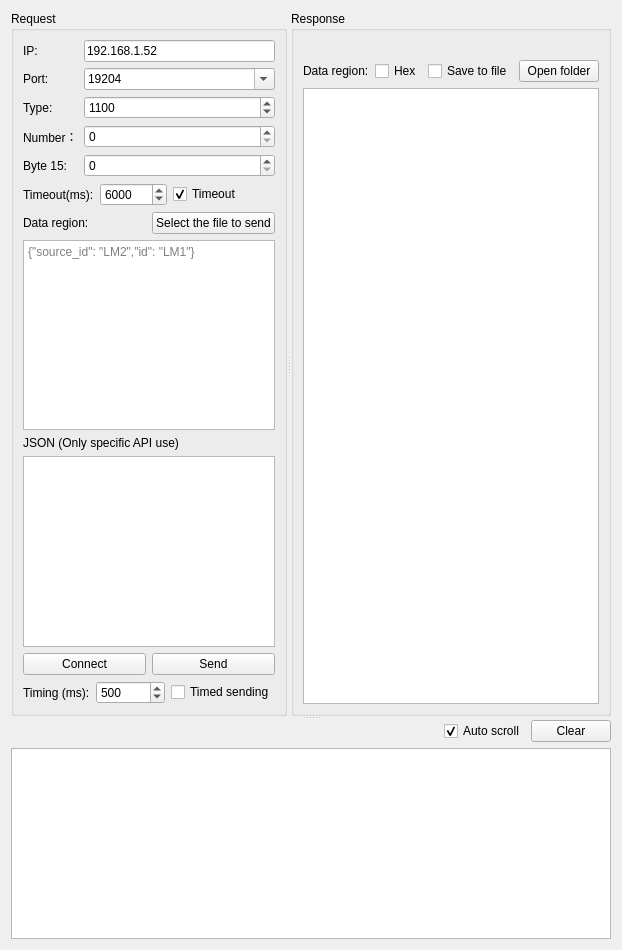
       <widget class="QWidget" name="tab">
        <attribute name="title">
         <string>TCP</string>
        </attribute>
        <layout class="QGridLayout" name="gridLayout_24">
         <item row="0" column="0">
          <widget class="QSplitter" name="splitter_2">
           <property name="lineWidth">
            <number>0</number>
           </property>
           <property name="orientation">
            <enum>Qt::Vertical</enum>
           </property>
           <widget class="QSplitter" name="splitter">
            <property name="lineWidth">
             <number>0</number>
            </property>
            <property name="orientation">
             <enum>Qt::Horizontal</enum>
            </property>
            <widget class="QGroupBox" name="groupBox">
             <property name="sizePolicy">
              <sizepolicy hsizetype="Preferred" vsizetype="Preferred">
               <horstretch>0</horstretch>
               <verstretch>0</verstretch>
              </sizepolicy>
             </property>
             <property name="title">
              <string>Request</string>
             </property>
             <layout class="QVBoxLayout" name="verticalLayout_2">
              <item>
               <layout class="QFormLayout" name="formLayout">
                <property name="sizeConstraint">
                 <enum>QLayout::SetDefaultConstraint</enum>
                </property>
                <item row="0" column="0">
                 <widget class="QLabel" name="label_2">
                  <property name="text">
                   <string>IP:</string>
                  </property>
                 </widget>
                </item>
                <item row="0" column="1">
                 <widget class="QLineEdit" name="lineEdit_ip">
                  <property name="text">
                   <string>192.168.1.52</string>
                  </property>
                 </widget>
                </item>
                <item row="1" column="0">
                 <widget class="QLabel" name="label_3">
                  <property name="text">
                   <string>Port:</string>
                  </property>
                 </widget>
                </item>
                <item row="1" column="1">
                 <widget class="QComboBox" name="comboBox_port">
                  <property name="editable">
                   <bool>true</bool>
                  </property>
                  <item>
                   <property name="text">
                    <string>19204</string>
                   </property>
                  </item>
                  <item>
                   <property name="text">
                    <string>19205</string>
                   </property>
                  </item>
                  <item>
                   <property name="text">
                    <string>19206</string>
                   </property>
                  </item>
                  <item>
                   <property name="text">
                    <string>19207</string>
                   </property>
                  </item>
                  <item>
                   <property name="text">
                    <string>19208</string>
                   </property>
                  </item>
                  <item>
                   <property name="text">
                    <string>19209</string>
                   </property>
                  </item>
                  <item>
                   <property name="text">
                    <string>19210</string>
                   </property>
                  </item>
                  <item>
                   <property name="text">
                    <string>19200</string>
                   </property>
                  </item>
                 </widget>
                </item>
                <item row="2" column="0">
                 <widget class="QLabel" name="label_9">
                  <property name="text">
                   <string>Type:</string>
                  </property>
                 </widget>
                </item>
                <item row="3" column="0">
                 <widget class="QLabel" name="label_4">
                  <property name="text">
                   <string>Number：</string>
                  </property>
                 </widget>
                </item>
                <item row="4" column="0">
                 <widget class="QLabel" name="label_8">
                  <property name="text">
                   <string>Byte 15:</string>
                  </property>
                 </widget>
                </item>
                <item row="4" column="1">
                 <widget class="QSpinBox" name="spinBox_byte15">
                  <property name="maximum">
                   <number>255</number>
                  </property>
                 </widget>
                </item>
                <item row="2" column="1">
                 <widget class="QSpinBox" name="spinBox_sendCommand">
                  <property name="maximum">
                   <number>66535</number>
                  </property>
                  <property name="value">
                   <number>1100</number>
                  </property>
                 </widget>
                </item>
                <item row="3" column="1">
                 <widget class="QSpinBox" name="spinBox_number">
                  <property name="maximum">
                   <number>66535</number>
                  </property>
                 </widget>
                </item>
               </layout>
              </item>
              <item>
               <layout class="QHBoxLayout" name="horizontalLayout_6">
                <item>
                 <layout class="QHBoxLayout" name="horizontalLayout_3">
                  <item>
                   <widget class="QLabel" name="label_7">
                    <property name="sizePolicy">
                     <sizepolicy hsizetype="Preferred" vsizetype="Preferred">
                      <horstretch>0</horstretch>
                      <verstretch>0</verstretch>
                     </sizepolicy>
                    </property>
                    <property name="text">
                     <string>Timeout(ms):</string>
                    </property>
                   </widget>
                  </item>
                  <item>
                   <widget class="QSpinBox" name="spinBox_timeOut">
                    <property name="minimum">
                     <number>100</number>
                    </property>
                    <property name="maximum">
                     <number>99999999</number>
                    </property>
                    <property name="value">
                     <number>6000</number>
                    </property>
                   </widget>
                  </item>
                 </layout>
                </item>
                <item>
                 <widget class="QCheckBox" name="checkBox_timeOut">
                  <property name="text">
                   <string>Timeout</string>
                  </property>
                  <property name="checked">
                   <bool>true</bool>
                  </property>
                 </widget>
                </item>
               </layout>
              </item>
              <item>
               <layout class="QHBoxLayout" name="horizontalLayout">
                <item>
                 <widget class="QLabel" name="label_5">
                  <property name="text">
                   <string>Data region:</string>
                  </property>
                 </widget>
                </item>
                <item>
                 <widget class="QPushButton" name="pushButton_zipFile">
                  <property name="text">
                   <string>Select the file to send</string>
                  </property>
                 </widget>
                </item>
               </layout>
              </item>
              <item>
               <widget class="QTextEdit" name="textEdit_sendData">
                <property name="sizePolicy">
                 <sizepolicy hsizetype="Preferred" vsizetype="Expanding">
                  <horstretch>0</horstretch>
                  <verstretch>0</verstretch>
                 </sizepolicy>
                </property>
                <property name="placeholderText">
                 <string>{&quot;source_id&quot;: &quot;LM2&quot;,&quot;id&quot;: &quot;LM1&quot;}</string>
                </property>
               </widget>
              </item>
              <item>
               <widget class="QLabel" name="label">
                <property name="text">
                 <string>JSON (Only specific API use)</string>
                </property>
               </widget>
              </item>
              <item>
               <widget class="QTextEdit" name="textEdit_JSON"/>
              </item>
              <item>
               <layout class="QHBoxLayout" name="horizontalLayout_4">
                <item>
                 <widget class="QPushButton" name="pushButton_connect">
                  <property name="text">
                   <string>Connect</string>
                  </property>
                  <property name="checkable">
                   <bool>true</bool>
                  </property>
                 </widget>
                </item>
                <item>
                 <widget class="QPushButton" name="pushButton_send">
                  <property name="text">
                   <string>Send</string>
                  </property>
                 </widget>
                </item>
               </layout>
              </item>
              <item>
               <layout class="QHBoxLayout" name="horizontalLayout_8">
                <item>
                 <widget class="QLabel" name="label_10">
                  <property name="sizePolicy">
                   <sizepolicy hsizetype="Fixed" vsizetype="Preferred">
                    <horstretch>0</horstretch>
                    <verstretch>0</verstretch>
                   </sizepolicy>
                  </property>
                  <property name="text">
                   <string>Timing (ms):</string>
                  </property>
                 </widget>
                </item>
                <item>
                 <widget class="QSpinBox" name="spinBox_queryTime">
                  <property name="maximum">
                   <number>9999</number>
                  </property>
                  <property name="value">
                   <number>500</number>
                  </property>
                 </widget>
                </item>
                <item>
                 <widget class="QCheckBox" name="checkBox_queryTime">
                  <property name="text">
                   <string>Timed sending</string>
                  </property>
                 </widget>
                </item>
               </layout>
              </item>
             </layout>
            </widget>
            <widget class="QGroupBox" name="groupBox_2">
             <property name="sizePolicy">
              <sizepolicy hsizetype="Expanding" vsizetype="Expanding">
               <horstretch>0</horstretch>
               <verstretch>0</verstretch>
              </sizepolicy>
             </property>
             <property name="title">
              <string>Response</string>
             </property>
             <layout class="QVBoxLayout" name="verticalLayout">
              <item>
               <widget class="QLabel" name="label_revText">
                <property name="text">
                 <string/>
                </property>
               </widget>
              </item>
              <item>
               <layout class="QHBoxLayout" name="horizontalLayout_5">
                <item>
                 <widget class="QLabel" name="label_12">
                  <property name="text">
                   <string>Data region:</string>
                  </property>
                 </widget>
                </item>
                <item>
                 <widget class="QCheckBox" name="checkBox_revHex">
                  <property name="text">
                   <string>Hex</string>
                  </property>
                 </widget>
                </item>
                <item>
                 <widget class="QCheckBox" name="checkBox_saveFile">
                  <property name="text">
                   <string>Save to file</string>
                  </property>
                 </widget>
                </item>
                <item>
                 <widget class="QPushButton" name="pushButton_openFolder">
                  <property name="text">
                   <string>Open folder</string>
                  </property>
                 </widget>
                </item>
               </layout>
              </item>
              <item>
               <widget class="QTextEdit" name="textEdit_revData">
                <property name="sizePolicy">
                 <sizepolicy hsizetype="Expanding" vsizetype="Expanding">
                  <horstretch>0</horstretch>
                  <verstretch>0</verstretch>
                 </sizepolicy>
                </property>
                <property name="inputMethodHints">
                 <set>Qt::ImhMultiLine</set>
                </property>
                <property name="readOnly">
                 <bool>false</bool>
                </property>
               </widget>
              </item>
             </layout>
            </widget>
           </widget>
           <widget class="QWidget" name="layoutWidget_3">
            <layout class="QVBoxLayout" name="verticalLayout_3">
             <item>
              <layout class="QHBoxLayout" name="horizontalLayout_2">
               <item>
                <spacer name="horizontalSpacer">
                 <property name="orientation">
                  <enum>Qt::Horizontal</enum>
                 </property>
                 <property name="sizeHint" stdset="0">
                  <size>
                   <width>40</width>
                   <height>20</height>
                  </size>
                 </property>
                </spacer>
               </item>
               <item>
                <widget class="QCheckBox" name="checkBox_automatically">
                 <property name="text">
                  <string>Auto scroll</string>
                 </property>
                 <property name="checked">
                  <bool>true</bool>
                 </property>
                </widget>
               </item>
               <item>
                <widget class="QPushButton" name="pushButton_clearInfo">
                 <property name="text">
                  <string>Clear</string>
                 </property>
                </widget>
               </item>
              </layout>
             </item>
             <item>
              <widget class="QTextEdit" name="textEdit_info">
               <property name="readOnly">
                <bool>false</bool>
               </property>
              </widget>
             </item>
            </layout>
           </widget>
          </widget>
         </item>
        </layout>
       </widget>
